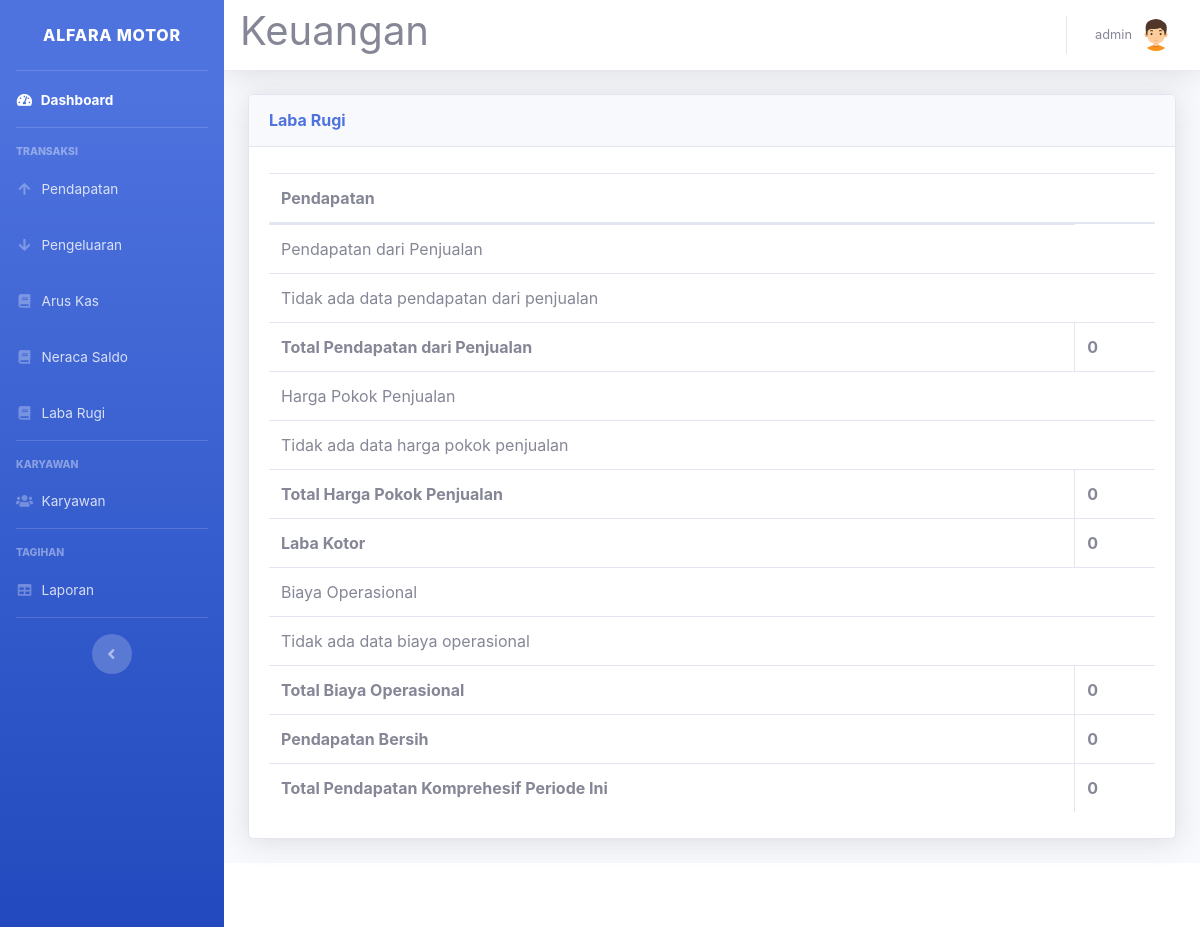
Before: /laba-rugi-lihat.php (signed in) with the older database file.
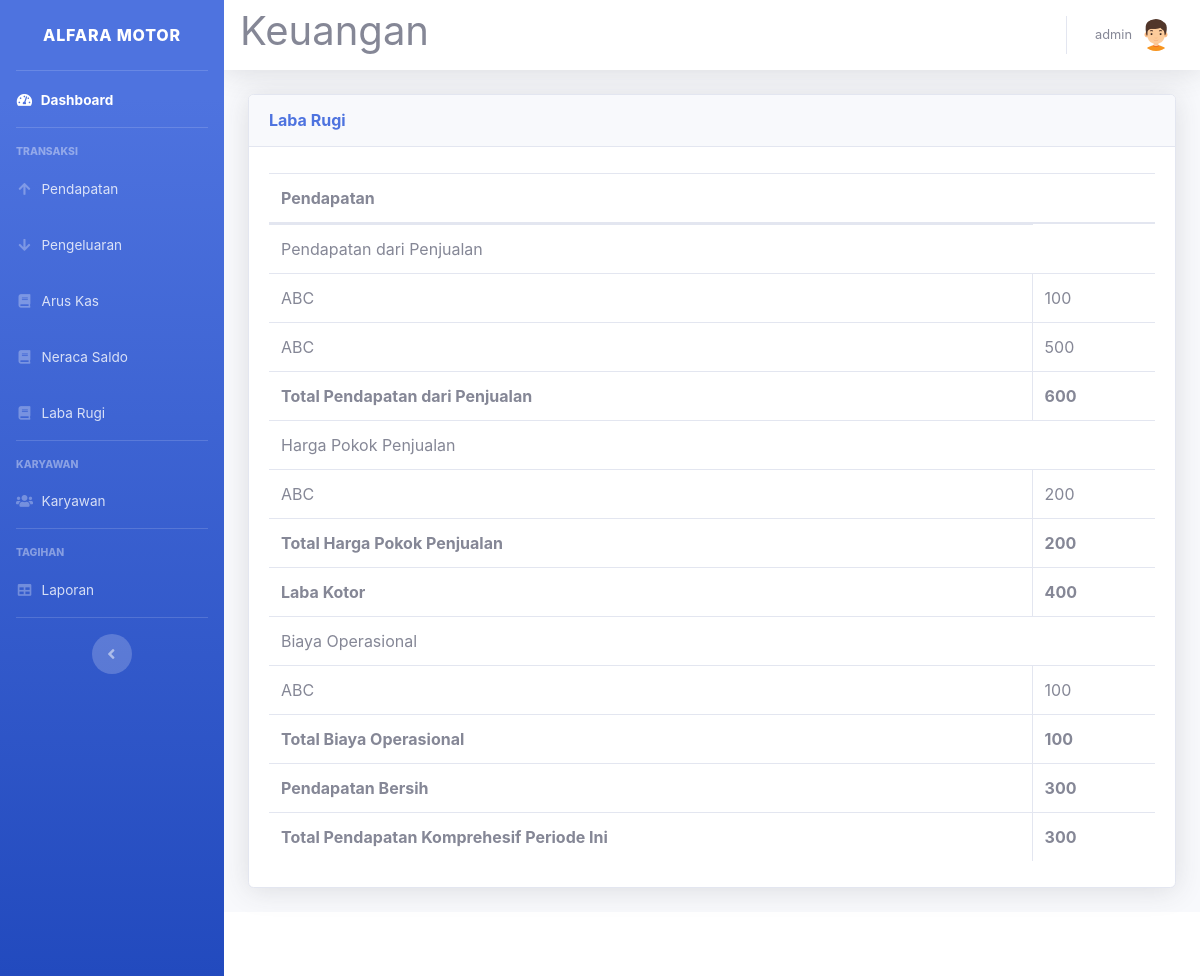
After: the same page with the newer database file.
### tables this page shows
CREATE TABLE `laba_rugi` (
  `id_laba_rugi` int(11) NOT NULL,
  `tanggal` date DEFAULT NULL,
  `sumber` varchar(100) DEFAULT NULL,
  `jumlah` int(30) DEFAULT NULL,
  `status` int(11) DEFAULT NULL,
  `id_user` int(11) DEFAULT NULL
);

### laba-rugi-lihat.php (the view, shortened to what the changed rows need)
<!DOCTYPE html>
<html lang="en">
<head>
    <link href="vendor/fontawesome-free/css/all.min.css" rel="stylesheet" type="text/css">
    <link href="css/sb-admin-2.min.css" rel="stylesheet">
    <link href="vendor/datatables/dataTables.bootstrap4.min.css" rel="stylesheet">
</head>
<body id="page-top">
    <?php
    require 'sidebar.php'; ?>
    <div id="content">
        <?php require 'navbar.php'; ?>
        <div class="container-fluid">
            <div class="card shadow mb-4">
                <div class="card-body">
                    <div class="table-responsive">
                        <table class="table table-bordered" id="dataTable" width="100%" cellspacing="0">
                            <thead>
                                <tr>
                                    <th colspan="3">Pendapatan</th>
                                </tr>
                            </thead>
                            <tbody>
                                <?php
                                include('koneksi.php');
                                $query_pendapatan = "SELECT sumber, jumlah FROM laba_rugi WHERE status = 1 AND id_user = 1";
                                $result_pendapatan = mysqli_query($koneksi, $query_pendapatan);
                                $total_pendapatan = 0;
                                if ($result_pendapatan && mysqli_num_rows($result_pendapatan) > 0) {
                                    while ($row = mysqli_fetch_assoc($result_pendapatan)) {
                                        echo "<tr>";
                                        echo "<td>" . $row['sumber'] . "</td>";
                                        echo "<td>" . $row['jumlah'] . "</td>";
                                        echo "</tr>";
                                        $total_pendapatan += $row['jumlah'];
                                    }
                                } else {
                                    echo "<tr><td colspan='2'>Tidak ada data pendapatan dari penjualan</td></tr>";
                                }
                                echo "<tr><td colspan='1'><strong>Total Pendapatan dari Penjualan</strong></td><td><strong>" . $total_pendapatan . "</strong></td></tr>";
                                $query_harga_pokok = "SELECT sumber, jumlah FROM laba_rugi WHERE status = 2 AND id_user = 1";
                                $result_harga_pokok = mysqli_query($koneksi, $query_harga_pokok);
                                $total_harga_pokok = 0;
                                if ($result_harga_pokok && mysqli_num_rows($result_harga_pokok) > 0) {
                                    while ($row = mysqli_fetch_assoc($result_harga_pokok)) {
                                        echo "<tr>";
                                        echo "<td>" . $row['sumber'] . "</td>";
                                        echo "<td>" . $row['jumlah'] . "</td>";
                                        echo "</tr>";
                                        $total_harga_pokok += $row['jumlah'];
                                    }
                                } else {
                                    echo "<tr><td colspan='2'>Tidak ada data harga pokok penjualan</td></tr>";
                                }
                                echo "<tr><td colspan='1'><strong>Total Harga Pokok Penjualan</strong></td><td><strong>" . $total_harga_pokok . "</strong></td></tr>";
                                $laba_kotor = $total_pendapatan - $total_harga_pokok;
                                echo "<tr><td colspan='1'><strong>Laba Kotor</strong></td><td><strong>" . $laba_kotor . "</strong></td></tr>";
                                $query_biaya_operasional = "SELECT sumber, jumlah FROM laba_rugi WHERE status = 3 AND id_user = 1";
                                $result_biaya_operasional = mysqli_query($koneksi, $query_biaya_operasional);
                                $total_biaya_operasional = 0;
                                if ($result_biaya_operasional && mysqli_num_rows($result_biaya_operasional) > 0) {
                                    while ($row = mysqli_fetch_assoc($result_biaya_operasional)) {
                                        echo "<tr>";
                                        echo "<td>" . $row['sumber'] . "</td>";
                                        echo "<td>" . $row['jumlah'] . "</td>";
                                        echo "</tr>";
                                        $total_biaya_operasional += $row['jumlah'];
                                    }
                                } else {
                                    echo "<tr><td colspan='2'>Tidak ada data biaya operasional</td></tr>";
                                }
                                echo "<tr><td colspan='1'><strong>Total Biaya Operasional</strong></td><td><strong>" . $total_biaya_operasional . "</strong></td></tr>";
                                $pendapatan_bersih = $laba_kotor - $total_biaya_operasional;
                                echo "<tr><td colspan='1'><strong>Pendapatan Bersih</strong></td><td><strong>" . $pendapatan_bersih . "</strong></td></tr>";
                                echo "<tr><td colspan='1'><strong>Total Pendapatan Komprehesif Periode Ini</strong></td><td><strong>" . $pendapatan_bersih . "</strong></td></tr>";
                                ?>
                            </tbody>
                        </table>
                    </div>
                </div>
            </div>
        </div>
    </div>
    </div>
    </div>
</body>
</html>

Changed rows visible on the page:
added laba_rugi: sumber "ABC", jumlah "100", shown under "Laba Rugi"
added laba_rugi: sumber "ABC", jumlah "500", shown under "Laba Rugi"
added laba_rugi: sumber "ABC", jumlah "200"
added laba_rugi: sumber "ABC", jumlah "100"
Other visible differences:
$total_pendapatan: "0" → "600"
$total_harga_pokok: "0" → "200"
$laba_kotor: "0" → "400"
$total_biaya_operasional: "0" → "100"
$pendapatan_bersih: "0" → "300"
text no longer shown: "Tidak ada data pendapatan dari penjualan Tidak ada data harga pokok penjualan Tidak ada data biaya operasional"
